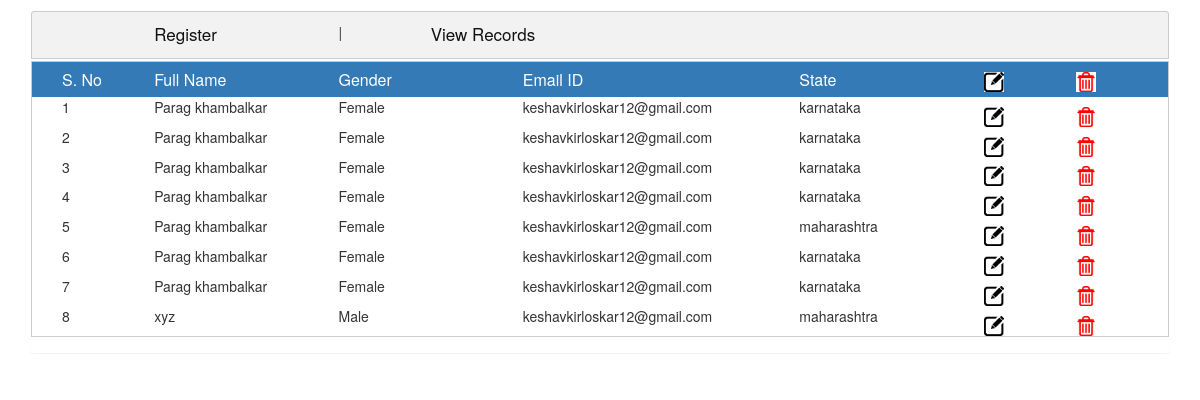
The page / on the database its author committed.
### tables this page shows
CREATE TABLE `tbl_register` (
  `id` int(10) NOT NULL,
  `full_name` varchar(100) NOT NULL,
  `gender` varchar(100) NOT NULL,
  `email` varchar(100) NOT NULL,
  `password` varchar(100) NOT NULL,
  `state` varchar(100) NOT NULL,
  `city` varchar(100) NOT NULL,
  `branch` varchar(100) NOT NULL
);

### application/controllers/Welcome.php (called while the page is built, shortened)
<?php
class Welcome extends CI_Controller {
	function __construct() {
	    $this->load->model('crud_model');
}
	public function index()
	{
		$data['data'] = $this->crud_model->get_data();
		$this->load->view('view',$data);
	}
}

### index.php (called while the page is built, shortened)
<?php
require_once BASEPATH.'core/CodeIgniter.php';

### application/models/crud_model.php (called while the page is built, shortened)
<?php
class Crud_model extends CI_Model {
	function get_data(){
		$query = $this->db->query("SELECT * FROM `tbl_register`");
		return ($query->result());
	}
}

### application/views/view.php (the view, shortened to what this page needs)
<!DOCTYPE html>
<html>
<head>
<link rel="stylesheet" href="https://maxcdn.bootstrapcdn.com/bootstrap/3.4.1/css/bootstrap.min.css">
</head>
<body>
	<div class="container">
		<div class="panel">
			<div class="row">
				<div class="col-md-12">
					<div class="panel-heading">
						<div class="col-md-1"></div>
						<div class="col-md-2"><a href="<?= base_url('welcome/add') ?>">Register</a></div><div class="col-md-1">|</div>
						<div class="col-md-2"><a href="<?= base_url('welcome/index') ?>">View Records</a></div>
					</div>
				</div>
			</div>
			<div class="panel-body">
				<div class="row">
				<div class="col-md-12 bg-primary">
					<div class="col-md-1 heading">S. No</div>
					<div class="col-md-2 heading">Full Name</div>
					<div class="col-md-2 heading">Gender</div>
					<div class="col-md-3 heading">Email ID</div>
					<div class="col-md-2 heading">State</div>
					<div class="col-md-1 heading"><img class="action" src="<?=base_url() ?>assets/image/edit.png"></div>
					<div class="col-md-1 heading"><img class="action"  src="<?=base_url() ?>assets/image/delete.png"></div>
				</div>
				<div class="col-md-12">
					<?php
					$sr_no=1;
					foreach ($data as $key => $value) {?>
					<div class="col-md-1"><?= $sr_no; ?></div>
					<div class="col-md-2"><?= $value->full_name;?></div>
					<div class="col-md-2"><?= $value->gender;?></div>
					<div class="col-md-3"><?= $value->email;?></div>
					<div class="col-md-2"><?= $value->state;?></div>
					<div class="col-md-1 heading"><a href="<?= base_url() ?>welcome/edit/<?php echo $value->id; ?>"><img class="action" src="<?=base_url() ?>assets/image/edit.png"></a></div>
					<div class="col-md-1 heading"><a href="<?= base_url('welcome/delete/$value["id"];') ?>"><img class="action" src="<?=base_url() ?>assets/image/delete.png"></a></div>
				<?php $sr_no++;	} ?>
				</div>
			</div>
			</div>
			</div>
		</div>
</body>
</html>

### application/views/view.php (style rules this page uses)
.container .panel .panel-body .row { border: solid 1px #ccc; margin-top: -13px; line-height: 20px; }
.container .panel .row .col-md-12 .panel-heading { border: solid 1px #ccc; height: 48px; margin-top: 10px; background-color: #f2f2f2; }
.container .panel .row .col-md-12 .panel-heading a { color: #111; font-size: 17px; }
.container .panel .panel-body .row .col-md-12 .heading { font-size: 16px; font-weight: 700px; margin-top: 8px; }
.container .panel .panel-body .row .bg-primary { height: 35px; }
.action { width: 20px; height: 20px; }

### rows shown on the page
tbl_register: full_name "Parag khambalkar", gender "Female", email "keshavkirloskar12@gmail.com", state "karnataka"
tbl_register: full_name "Parag khambalkar", gender "Female", email "keshavkirloskar12@gmail.com", state "karnataka"
tbl_register: full_name "Parag khambalkar", gender "Female", email "keshavkirloskar12@gmail.com", state "karnataka"
tbl_register: full_name "Parag khambalkar", gender "Female", email "keshavkirloskar12@gmail.com", state "karnataka"
tbl_register: full_name "Parag khambalkar", gender "Female", email "keshavkirloskar12@gmail.com", state "maharashtra"
tbl_register: full_name "Parag khambalkar", gender "Female", email "keshavkirloskar12@gmail.com", state "karnataka"
tbl_register: full_name "Parag khambalkar", gender "Female", email "keshavkirloskar12@gmail.com", state "karnataka"
tbl_register: full_name "xyz", gender "Male", email "keshavkirloskar12@gmail.com", state "maharashtra"
